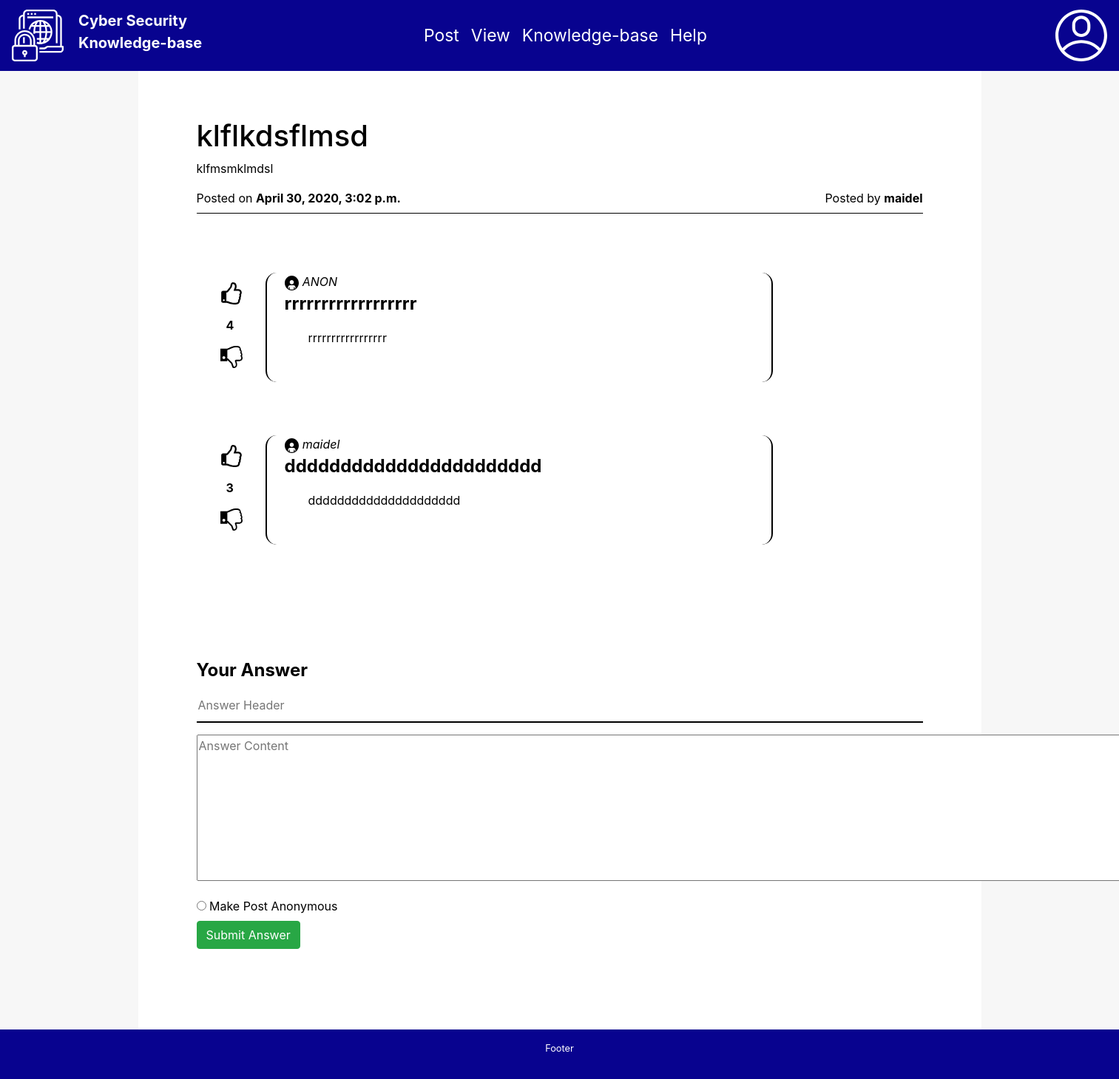
The page /question/10/klflkdsflmsd (signed in) on the database its author committed.
### QuestionandAnswerForum/models.py (models this page shows, shortened)
class Question(models.Model):
    id = models.AutoField(primary_key=True)
    question_title = models.CharField(max_length=255)
    content = models.TextField()
    date_posted = models.DateTimeField(auto_now_add=True)
    posted_by = models.ForeignKey(User, on_delete = models.PROTECT)
    expertise_required = models.BooleanField(default = False)
    slug = models.SlugField(max_length=40)
    anonymous = models.BooleanField(default = True)

class QuestionRelpy(models.Model):
    id = models.AutoField(primary_key = True)
    reply_header = models.CharField(max_length=120)
    content = models.TextField()
    submitted_by = models.ForeignKey(User, on_delete = models.PROTECT)
    reply_rank = models.IntegerField( default=0)
    question = models.ForeignKey(Question, on_delete = models.PROTECT)
    expertise_required = models.BooleanField(default = False)
    anonymous = models.BooleanField(default = True)
    slug = models.SlugField(max_length=40)
    def __str__(self):
        return str(self.reply_header)

### QuestionandAnswerForum/views.py (the view, shortened to what this page needs)
# urls.py: path('question/<int:question_id>/<slug:slug>', viewquestion),
def viewquestion(request, question_id, slug):
    if not request.user.is_authenticated:
       return redirect('http://127.0.0.1:8000/login')
    else:
        context = {}
        question = Question.objects.get(id=question_id, slug=slug)
        question_json = json.loads(serializers.serialize('json', [ question ]))[0]['fields']
        question_json['date_posted'] = question.date_posted
        question_json['qid'] = question.id
        question_json['question_text'] = question.content
        question_json['posted_by']=question.posted_by.username
        if(question.anonymous):
            question_json['posted_by']=question.posted_by.username
            question_json['posted_by']="ANON"
        else:
            question_json['posted_by']=question.posted_by.username
        context['question'] = question_json
        try:
            context['reply'] =  QuestionRelpy.objects.filter(question_id=question_id).order_by('-reply_rank')
            replylist= QuestionRelpy.objects.filter(question_id=question_id).order_by('-reply_rank')
            length=len(QuestionRelpy.objects.filter(question_id=question_id).order_by('-reply_rank'))
            nameslist=[]
            for i in range (0,(length)):
                if(context['reply'][i].anonymous == True):
                    nameslist.append(context['reply'][i].submitted_by.username)
                elif(context['reply'][i].anonymous==False):
                    nameslist.append("ANON")
            print(nameslist)
            context['replies']=zip(nameslist,replylist)
        except ObjectDoesNotExist:
            print("No Answers to this question")
        return render(request, 'view-question.html', context)

### QuestionandAnswerForum/templates/view-question.html (shortened to what this page needs)
{% extends 'base.html' %}
{% load static %}
  {% block body %}
	 <div class="container change-container-color">
     <div class="view-question">
        <h1>{{ question.question_title }}</h1>
        <p>{{ question.content|safe }}</p>
        <p class="questiondetails"><span style="float: left">Posted on <strong>{{ question.date_posted }}</strong></span><span style="float: right">Posted by <strong>{{ question.posted_by }}</strong></span></p>
      </div>
      {%for i,j in replies %}
      <div class="row change-margin">
        <div class="col-xs rate-margin">
             <p><a href="/questionreply/{{ j.id }}/{{ j.slug }}/upvote"><img src="{% static 'images/ups.svg' %}" width="30" height="30"></a></p>
             <p class="pl-2"><strong>{{j.reply_rank}}</strong></p>
               <p><a href="/questionreply/{{ j.id }}/{{ j.slug }}/downvote"><img src="{% static 'images/thumb-down.svg' %}" width="30" height="30"></a></p>
             </div>
            <div class="col">
     <div class="replies">
       <img src="{% static 'images/user.svg' %}" width="3%" height="3%">
       <span class="user-reply-name">{{i}}</span>
    <p class="reply-header"> {{j}}</p>
    <span class="reply-content">{{j.content}}</span>
</div>
    </div>
  </div>
 {% endfor %}
                <form class="answer"  method='POST'>
                  <p class="reply-header">Your Answer</p>
                    <input type="text" name="answer_title" value="" autocomplete="off" placeholder="Answer Header" class="askInput-modified"><p />
                    <textarea name="answer" rows="8" cols="134" placeholder="Answer Content"></textarea><p />
                    <input type="radio" id="postby" name="postby" value="postby">
                  <label for="male">Make Post Anonymous</label><br>
                    <input type="submit" name="ask" value="Submit Answer" class="btn btn-success">
                </form>
      {% endblock %}

### QuestionandAnswerForum/static/css/style.css (style rules this page uses)
body { background-color: #f7f7f7; color: black; padding-bottom: 2.5rem; height: 100%; }
.change-container-color { background: white; }
html { height: 100%; }
.view-question { padding: 4em; }
input[type=text] { width: 100%; box-sizing: border-box; border: none; border-bottom: 2px solid black; }
.askInput-modified { width: 100%; margin-bottom: 1em; padding-bottom: 10px; }
.user-reply-name { font-style: italic; }
.questiondetails { padding-bottom: 2em; border-bottom: 1.5px solid; }
.replies { margin-bottom:4.5em; margin-left: 1em; width: 72%; padding-bottom: 3em; border-right: 2px solid; border-left: 2px solid; padding-left: 1.5em; border-radius: 15px; }
.reply-header { font-size: 1.5em; font-weight: bold; }
.reply-content { padding: 0 0 0 2em; }
.answer { padding: 5em 4em 10em 4em; }
.change-margin { margin-left: 0em !important; margin-right: 0em !important; }
.rate-margin { margin-left: 6em; margin-top: 0.8em }

### rows shown on the page
Question: content "klfmsmklmdsl", date_posted "April 30, 2020, 3:02 p.m."
QuestionRelpy: reply_rank "4", i "ANON", reply_header "rrrrrrrrrrrrrrrrrr", content "rrrrrrrrrrrrrrrrr"
QuestionRelpy: reply_rank "3", username "maidel", reply_header "ddddddddddddddddddddddd", content "ddddddddddddddddddddd"

### other values the page prints
{{ question.question_title }} "klflkdsflmsd"
{{ question.posted_by }} "maidel"
